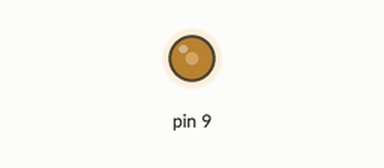
Recording of a sketch running on a simulated Arduino Uno, built with avr-gcc and run on an emulated ATmega328P. Shown: output pins drawn as LEDs (lit = HIGH).

Above: at 0.05 s.
At 0.15 s:
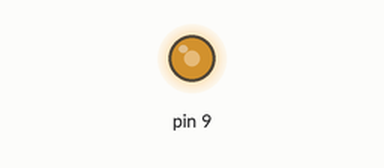
Timing chart, 0 to 3.0 s (numbered marks = the images above):
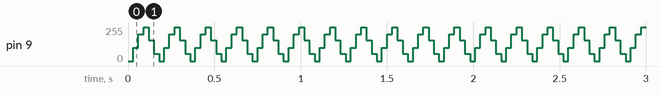

Measured:
- by itself, pin 9: repeats every 0.18 s: 200/255 0.03 s, 255/255 0.03 s, 155/255 0.03 s, 55/255 0.03 s, 0/255 0.03 s, 100/255 0.03 s

The sketch:

PWM.ino
```cpp
//PWM
void setup() {
  // put your setup code here, to run once:

}

void loop() {
  // put your main code here, to run repeatedly:
  for(int i =0;i<=255;i+=100)
  {
    analogWrite(9,i);
    delay(30);
  }
  for(int j=255 ;j>=0;j-=100)
  {
    analogWrite(9,j);
    delay(30);
  }
}
```
